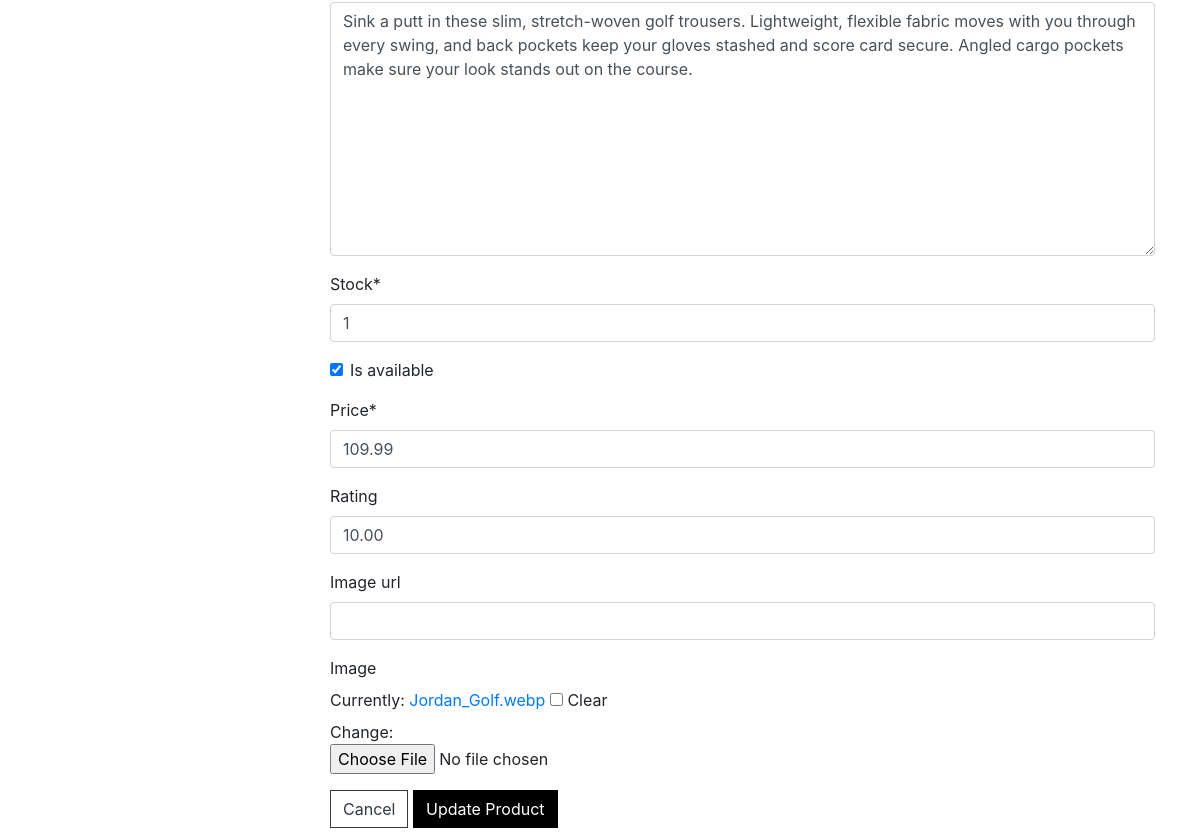
The page /profile/edit/2/ (signed in, middle part) on the database as committed earlier.
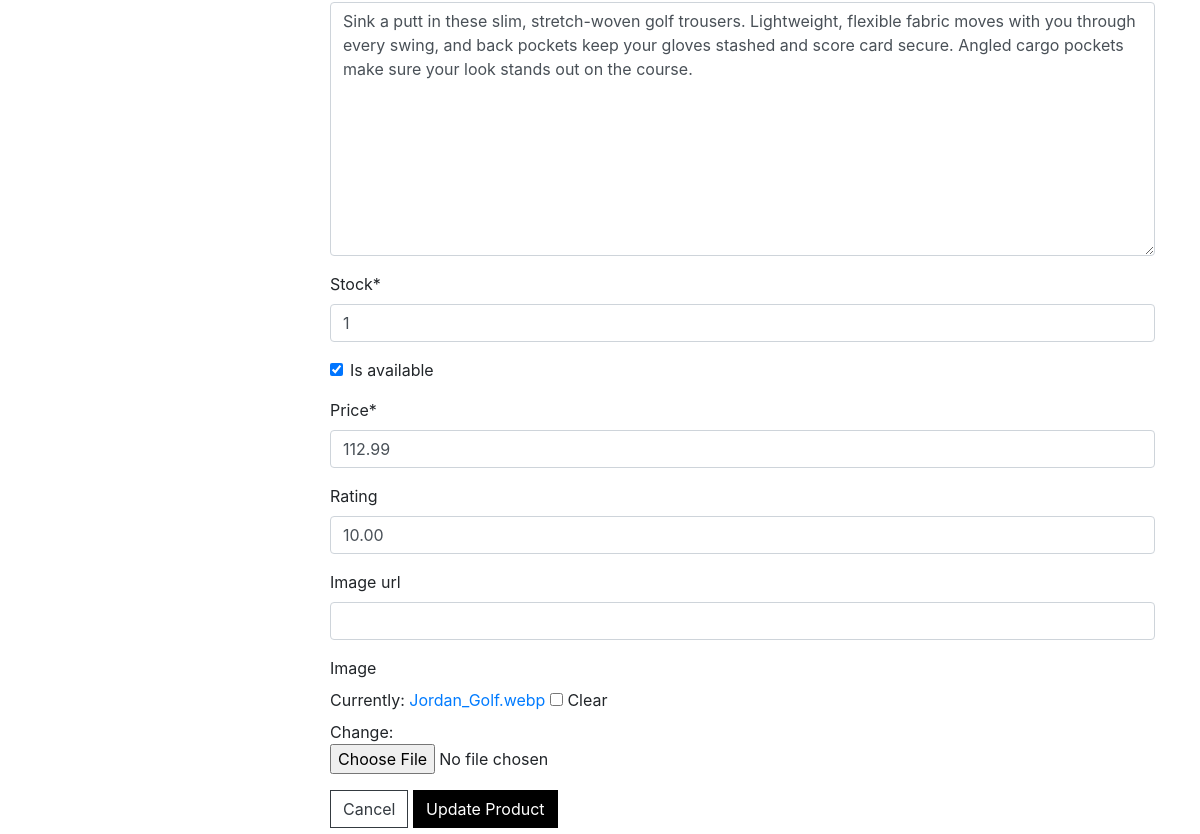
The same page on the database as committed later.
### products/models.py (models this page shows, shortened)
class Product(models.Model):
    category = models.ForeignKey('Category', null=True, blank=True,
                                 on_delete=models.SET_NULL)
    name = models.CharField(max_length=254, unique=True)
    slug = models.SlugField(max_length=254, unique=True)
    description = models.TextField()
    stock = models.IntegerField()
    is_available = models.BooleanField(default=True)
    price = models.DecimalField(max_digits=8, decimal_places=2)
    rating = models.DecimalField(max_digits=6, decimal_places=2, null=True,
                                 blank=True)
    image_url = models.URLField(max_length=1024, null=True, blank=True)
    image = models.ImageField(null=True, blank=True)
    created_date = models.DateTimeField(auto_now_add=True)
    updated_date = models.DateTimeField(auto_now=True)

### profiles/views.py (the view)
# urls.py: path('edit/<int:product_id>/', views.edit_product, name='edit_product'),
@login_required
def edit_product(request, product_id):
    if not request.user.is_superuser:
        messages.error(
            request, 'Sorry, only store admin can edit a product')
        return redirect(reverse('home'))
    product = get_object_or_404(Product, pk=product_id)
    if request.method == 'POST':
        form = ProductForm(request.POST, request.FILES, instance=product)
        if form.is_valid():
            form.save()
            messages.success(request, "Product was updated successfully!")
            return redirect(reverse('product_detail', args=[product_id]))
        else:
            messages.error(
                request, "Faild to update product. Please review the form!")
    else:
        form = ProductForm(instance=product)
        messages.info(request, f"You are editing {product.name}")
    template = 'profiles/edit_product.html'
    context = {
        'form': form,
        'product': product,
    }
    return render(request, template, context)

### profiles/forms.py
class ProductForm(forms.ModelForm):
    class Meta:
        model = Product
        fields = '__all__'

### cart/contexts.py (called while the page is built)
def counter(request):
    cart_count = 0
    if 'admin' in request.path:
        return {}
    else:
        try:
            cart = Cart.objects.filter(cart_id=_cart_id(request))
            cart_items = CartItem.objects.all().filter(cart=cart[:1])
            for cart_item in cart_items:
                cart_count += cart_item.quantity
        except Cart.DoesNotExist:
            cart_count = 0
    return dict(cart_count=cart_count)

### cart/views.py (called while the page is built)
def _cart_id(request):
    cart = request.session.session_key  # Get the session id
    if not cart:
        cart = request.session.create()
    return cart

### products/contexts.py (called while the page is built)
def category_links(request):
    categories = Category.objects.all()
    return dict(categories=categories)

### products/models.py (called while the page is built)
    def get_url(self):
        return reverse('products_by_category', args=[self.slug])

    def __str__(self):
        return self.name

### profiles/templates/profiles/edit_product.html (shortened to what this page needs)
{% extends 'base.html' %}
{% load static %}
{% block extra_css %}
<link rel="stylesheet" href="{% static 'profiles/css/profiles.css' %}">
{% endblock %}
{% block content %}
<div class="container">
    <div class="row">
        <div class="col-md-3">
            <br>
        </div>
        <div class="col-9">
            <form action="{% url 'edit_product' product.id %}" class="form mb-2" method="POST"
                enctype="multipart/form-data">
                {{ form | crispy }}
                <div class="text-rigth">
                    <a href="{% url 'products' %}" class="btn btn-outline-dark rounded-0">Cancel</a>
                    <button class="btn btn-black rounded-0" type="submit">Update Product</button>
                </div>
            </form>
        </div>
    </div>
    {% endblock %}

Rows that differ between the two databases and show on the page:
changed Product: price "109.99" → "112.99"
